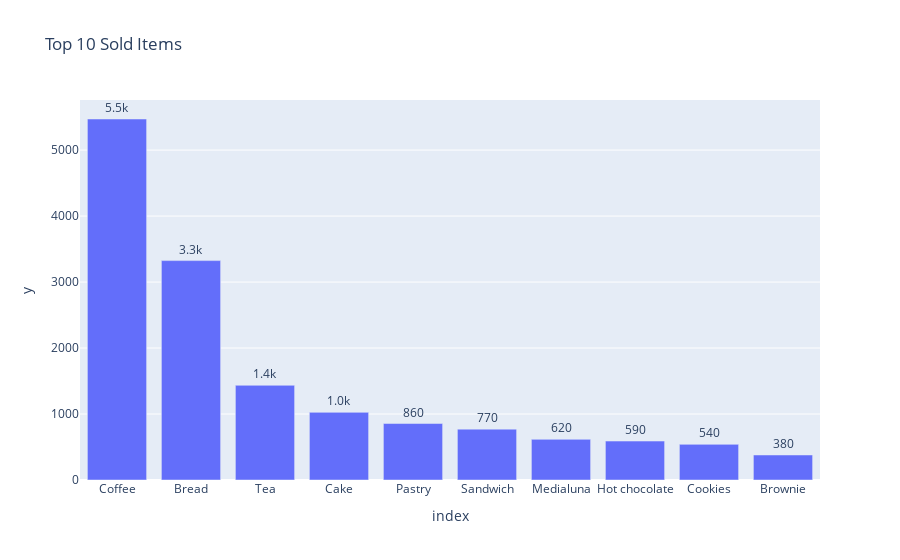

Write notebook code for a chart like this one.
### Code cell
import plotly.express as px

fig = px.bar(top_10_items, x=top_10_items.index, y=top_10_items.values, text_auto='.2s',
            title="Top 10 Sold Items")
fig.update_traces(textfont_size=12, textangle=0, textposition="outside", cliponaxis=False)
fig.show()

### Figure 1 — Plotly figure (JSON) as saved in the notebook; plotly's stock layout.template omitted (floating-point values rounded to 4 significant figures)
{"data": [{"alignmentgroup": "True", "cliponaxis": false, "hovertemplate": "index=%{x}<br>y=%{y}<extra></extra>", "legendgroup": "", "marker": {"color": "#636efa", "pattern": {"shape": ""}}, "name": "", "offsetgroup": "", "orientation": "v", "showlegend": false, "textangle": 0, "textfont": {"size": 12}, "textposition": "outside", "texttemplate": "%{y:.2s}", "type": "bar", "x": ["Coffee", "Bread", "Tea", "Cake", "Pastry", "Sandwich", "Medialuna", "Hot chocolate", "Cookies", "Brownie"], "xaxis": "x", "y": [5471, 3325, 1435, 1025, 856, 771, 616, 590, 540, 379], "yaxis": "y"}], "layout": {"barmode": "relative", "legend": {"tracegroupgap": 0}, "title": {"text": "Top 10 Sold Items"}, "xaxis": {"anchor": "y", "domain": [0, 1], "title": {"text": "index"}}, "yaxis": {"anchor": "x", "domain": [0, 1], "title": {"text": "y"}}}}
